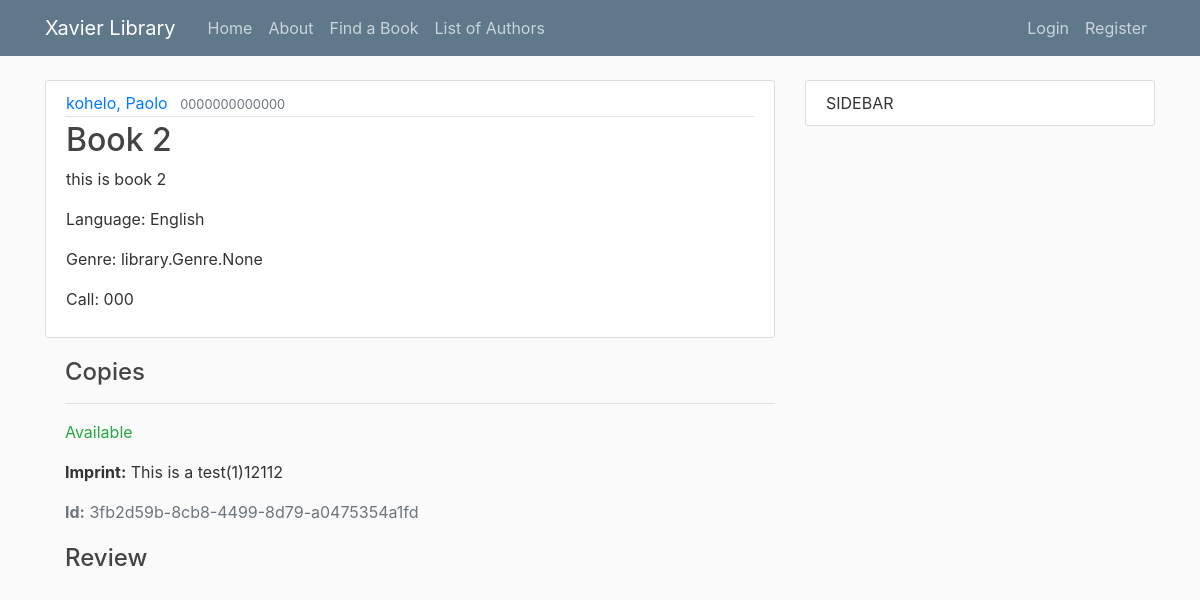
The app's page /book/2/, older data.
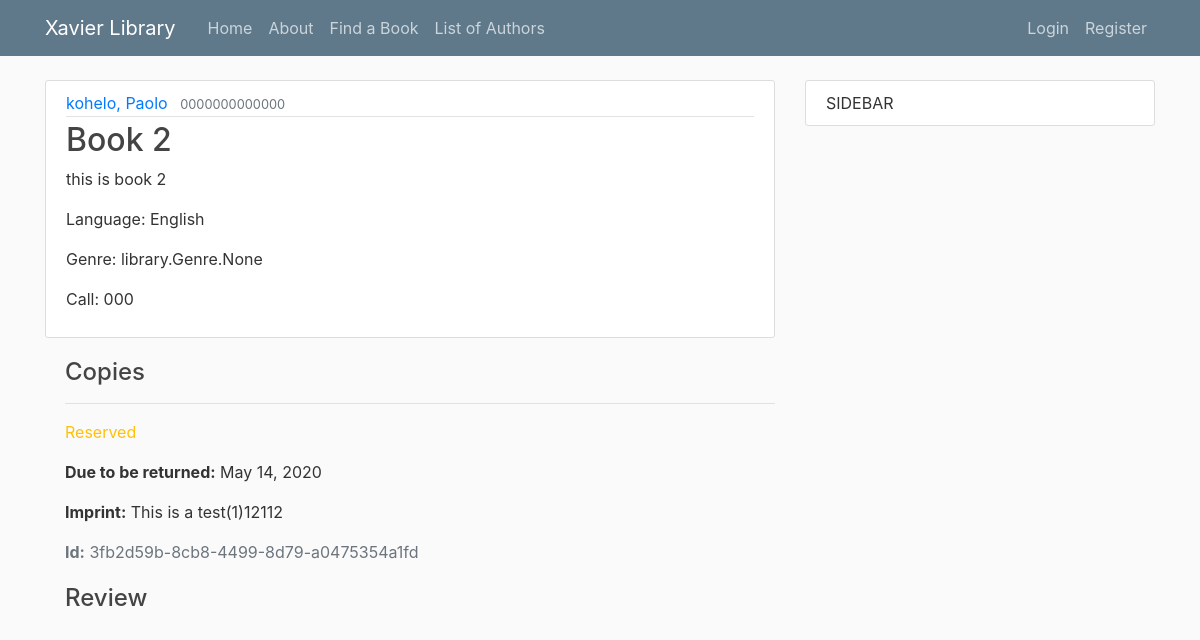
The same page, newer data.
### library/models.py (models this page shows, shortened)
class BookInstance(models.Model):
    id = models.UUIDField(primary_key=True, default=uuid.uuid4,
                          help_text="Unique ID for this particular book across whole library")
    book = models.ForeignKey('Book', on_delete=models.SET_NULL, null=True)
    imprint = models.CharField(max_length=200)
    due_back = models.DateField(null=True, blank=True, help_text="YYYY-MM-DD")
    borrower = models.ForeignKey(User, on_delete=models.SET_NULL, null=True, blank=True)
    LOAN_STATUS = (
        ('a', 'Available'),
        ('r', 'Reserved'),
    )
    """('d', 'Maintenance'),"""
    """('o', 'On loan'),"""
    status = models.CharField(
        max_length=1,
        choices=LOAN_STATUS,
        blank=True,
        default='a',
        help_text='Book availability')
    class Meta:
        ordering = ['due_back']
        permissions = (("can_mark_returned", "Set book as returned"),)

### library/views.py (the view)
# urls.py: path('book/<int:pk>/',BookDetailView.as_view(), name='book-detail'),#path('book/<book>',views.book, name='library-book'),
class BookDetailView(DetailView):
	model = Book

### library/models.py (called while the page is built)
    def __str__(self):
        return self.name

    def __str__(self):
        return '{0}, {1}'.format(self.last_name, self.first_name)

### library/templates/library/book_detail.html (shortened to what this page needs)
{% extends "library/base.html" %}
{% block content%}
			<article class="media content-section">
			  <div class="media-body">
			    <div class="article-metadata">
			      <a class="mr-2" href="#">{{ object.author }}</a>
			      <small class="text-muted">{{ object.isbn }}</small>
			    </div>
			    <h2 class="article-title">{{ object.title }}</h2>
			    <p class="article-content">{{ object.summary }}</p>
			    <p class="article-content">Language: {{ object.language }}</p>
			    <p class="article-content">Genre: {{ object.genre }}</p>
			    <p class="article-content">Call: {{ object.call }}</p>
			  </div>
			 </article>
			  <div style="margin-left:20px;margin-top:20px">
			    <h4>Copies</h4>
			    {% for copy in object.bookinstance_set.all %}
			      <hr>
			      <p class="{% if copy.status == 'a' %}text-success{% elif copy.status == 'm' %}text-danger{% else %}text-warning{% endif %}">
			        {{ copy.get_status_display }}
			      </p>
			      {% if copy.status != 'a' %}
			        <p><strong>Due to be returned:</strong> {{ copy.due_back }}</p>
			      {% endif %}
			      <p><strong>Imprint:</strong> {{ copy.imprint }}</p>
			      <p class="text-muted"><strong>Id:</strong> {{ copy.id }}</p>
			    {% endfor %}
			  </div>
			<div style="margin-left:20px;margin-top:20px">
			    <h4>Review</h4>
			  </div>
{% endblock content %}

Row changes from the older to the newer data that the page shows:
changed BookInstance "This is a test(1)12112": status "Available" → "Reserved"; due_back (not shown) → "May 14, 2020"
